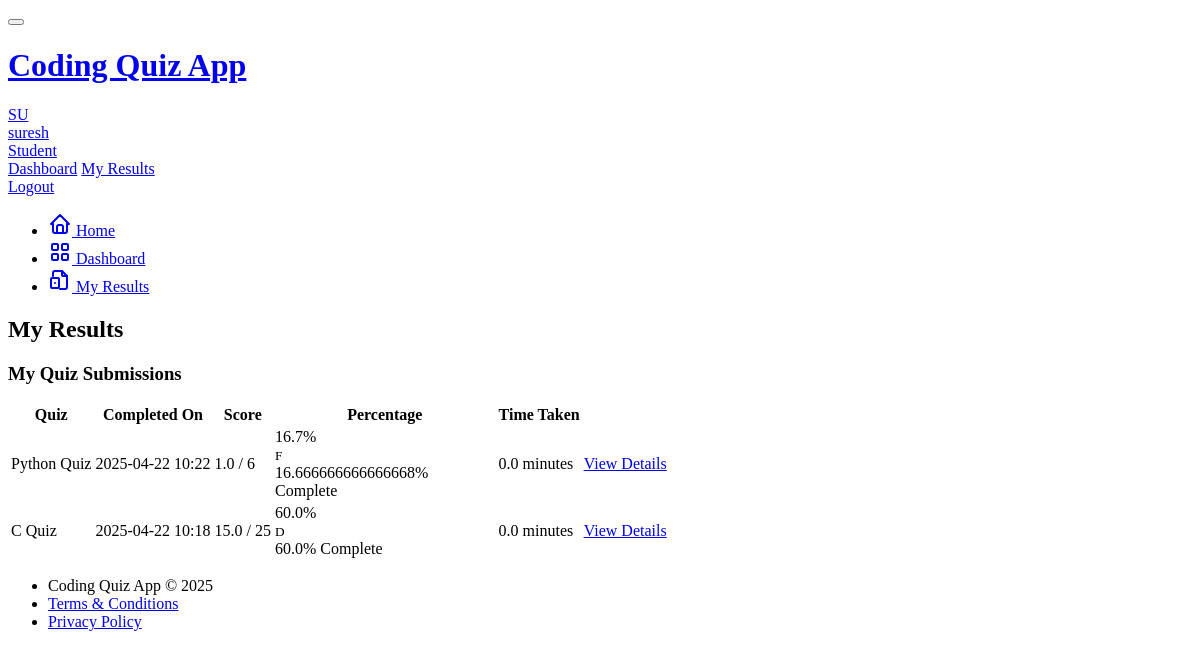
The app's page /student/results (signed in) with its own data.
### models.py (models this page shows, shortened)
class User(UserMixin, db.Model):
    id = db.Column(db.Integer, primary_key=True)
    username = db.Column(db.String(64), unique=True, index=True)
    email = db.Column(db.String(120), unique=True, index=True)
    password_hash = db.Column(db.String(128))
    is_admin = db.Column(db.Boolean, default=False)
    created_at = db.Column(db.DateTime, default=datetime.utcnow)
    quizzes = db.relationship('Quiz', backref='author', lazy='dynamic')
    submissions = db.relationship('Submission', backref='student', lazy='dynamic')

class Submission(db.Model):
    id = db.Column(db.Integer, primary_key=True)
    user_id = db.Column(db.Integer, db.ForeignKey('user.id'))
    quiz_id = db.Column(db.Integer, db.ForeignKey('quiz.id'))
    started_at = db.Column(db.DateTime, default=datetime.utcnow)
    completed_at = db.Column(db.DateTime)
    is_completed = db.Column(db.Boolean, default=False)
    score = db.Column(db.Float)
    total_points = db.Column(db.Integer)
    question_submissions = db.relationship('QuestionSubmission', backref='submission', lazy='dynamic', cascade='all, delete-orphan')

class Quiz(db.Model):
    id = db.Column(db.Integer, primary_key=True)
    title = db.Column(db.String(100), nullable=False)
    description = db.Column(db.Text)
    is_active = db.Column(db.Boolean, default=True)
    time_limit = db.Column(db.Integer, default=30)  # minutes
    created_at = db.Column(db.DateTime, default=datetime.utcnow)
    updated_at = db.Column(db.DateTime, default=datetime.utcnow, onupdate=datetime.utcnow)
    author_id = db.Column(db.Integer, db.ForeignKey('user.id'))
    questions = db.relationship('Question', backref='quiz', lazy='dynamic', cascade='all, delete-orphan')
    submissions = db.relationship('Submission', backref='quiz', lazy='dynamic')

### app/routes/student.py (the view)
@student_bp.route('/results')
@login_required
def results():
    submissions = Submission.query.filter_by(
        user_id=current_user.id,
        is_completed=True
    ).order_by(Submission.completed_at.desc()).all()
    return render_template('student/results.html',
                          submissions=submissions,
                          title='My Results')

### app/templates/student/results.html (shortened to what this page needs)
{% extends "base.html" %}
{% block page_title %}
My Results
{% endblock %}
{% block content %}
<div class="card">
    <div class="card-header">
        <h3 class="card-title">My Quiz Submissions</h3>
    </div>
    <div class="card-body">
        {% if submissions %}
        <div class="table-responsive">
            <table class="table table-vcenter card-table">
                <thead>
                    <tr>
                        <th>Quiz</th>
                        <th>Completed On</th>
                        <th>Score</th>
                        <th>Percentage</th>
                        <th>Time Taken</th>
                        <th class="w-1"></th>
                    </tr>
                </thead>
                <tbody>
                    {% for submission in submissions %}
                    <tr>
                        <td>{{ submission.quiz.title }}</td>
                        <td>{{ submission.completed_at.strftime('%Y-%m-%d %H:%M') }}</td>
                        <td>{{ "%.1f"|format(submission.score) }} / {{ submission.total_points }}</td>
                        <td>
                            {% set percentage = 100 * submission.score / submission.total_points if submission.total_points else 0 %}
                            <div class="clearfix">
                                <div class="float-start mt-1">
                                    {{ "%.1f"|format(percentage) }}%
                                </div>
                                <div class="float-end">
                                    <small class="text-muted">
                                        {% if percentage >= 90 %}A
                                        {% elif percentage >= 80 %}B
                                        {% elif percentage >= 70 %}C
                                        {% elif percentage >= 60 %}D
                                        {% else %}F{% endif %}
                                    </small>
                                </div>
                            </div>
                            <div class="progress progress-sm">
                                <div class="progress-bar" style="width: {{ percentage }}%" role="progressbar"
                                     aria-valuenow="{{ percentage }}" aria-valuemin="0" aria-valuemax="100"
                                     aria-label="{{ percentage }}% Complete">
                                    <span class="visually-hidden">{{ percentage }}% Complete</span>
                                </div>
                            </div>
                        </td>
                        <td>
                            {% set duration = (submission.completed_at - submission.started_at).total_seconds() // 60 %}
                            {{ duration }} minutes
                        </td>
                        <td>
                            <a href="{{ url_for('student.view_submission', submission_id=submission.id) }}" class="btn btn-outline-primary btn-sm">
                                View Details
                            </a>
                        </td>
                    </tr>
                    {% endfor %}
                </tbody>
            </table>
        </div>
        {% endif %}
    </div>
</div>
{% endblock %}

### app/templates/base.html (shortened to what this page needs)
<!DOCTYPE html>
<html lang="en">
<head>
    <link rel="stylesheet" href="https://cdn.jsdelivr.net/npm/@tabler/core@1.0.0-beta17/dist/css/tabler.min.css">
    <link rel="stylesheet" href="https://cdn.jsdelivr.net/npm/@tabler/core@1.0.0-beta17/dist/css/tabler-flags.min.css">
    <link rel="stylesheet" href="https://cdn.jsdelivr.net/npm/@tabler/core@1.0.0-beta17/dist/css/tabler-payments.min.css">
    <link rel="stylesheet" href="https://cdn.jsdelivr.net/npm/@tabler/core@1.0.0-beta17/dist/css/tabler-vendors.min.css">
    <link rel="stylesheet" href="https://cdnjs.cloudflare.com/ajax/libs/codemirror/5.65.2/codemirror.min.css">
    <link rel="stylesheet" href="https://cdnjs.cloudflare.com/ajax/libs/codemirror/5.65.2/theme/dracula.min.css">
    <link rel="stylesheet" href="{{ url_for('static', filename='css/custom.css') }}">
</head>
<body class="antialiased d-flex flex-column min-vh-100">
    <div class="page">
        <header class="navbar navbar-expand-md navbar-light d-print-none">
            <div class="container-xl">
                <button class="navbar-toggler" type="button" data-bs-toggle="collapse" data-bs-target="#navbar-menu">
                </button>
                <h1 class="navbar-brand navbar-brand-autodark d-none-navbar-horizontal pe-0 pe-md-3">
                    <a href="{{ url_for('main.index') }}">
                        Coding Quiz App
                    </a>
                </h1>
                <div class="navbar-nav flex-row order-md-last">
                    <div class="nav-item dropdown">
                        {% if current_user.is_authenticated %}
                        <a href="#" class="nav-link d-flex lh-1 text-reset p-0" data-bs-toggle="dropdown" aria-label="Open user menu">
                            <span class="avatar avatar-sm bg-primary">
                                {{ current_user.username[:2].upper() }}
                            </span>
                            <div class="d-none d-xl-block ps-2">
                                <div>{{ current_user.username }}</div>
                                <div class="mt-1 small text-muted">
                                    {% if current_user.is_admin %}Administrator{% else %}Student{% endif %}
                                </div>
                            </div>
                        </a>
                        <div class="dropdown-menu dropdown-menu-end dropdown-menu-arrow">
                            {% if current_user.is_admin %}
                            <a href="{{ url_for('admin.dashboard') }}" class="dropdown-item">Dashboard</a>
                            <a href="{{ url_for('admin.quizzes') }}" class="dropdown-item">Manage Quizzes</a>
                            <a href="{{ url_for('admin.results') }}" class="dropdown-item">View Results</a>
                            {% else %}
                            <a href="{{ url_for('student.dashboard') }}" class="dropdown-item">Dashboard</a>
                            <a href="{{ url_for('student.results') }}" class="dropdown-item">My Results</a>
                            {% endif %}
                            <a href="{{ url_for('auth.logout') }}" class="dropdown-item">Logout</a>
                        </div>
                        {% endif %}
                    </div>
                </div>
            </div>
        </header>
        <div class="navbar-expand-md">
            <div class="collapse navbar-collapse" id="navbar-menu">
                <div class="navbar navbar-light">
                    <div class="container-xl">
                        <ul class="navbar-nav">
                            <li class="nav-item {% if request.endpoint == 'main.index' %}active{% endif %}">
                                <a class="nav-link" href="{{ url_for('main.index') }}">
                                    <span class="nav-link-icon d-md-none d-lg-inline-block">
                                    </span>
                                    <span class="nav-link-title">Home</span>
                                </a>
                            </li>
                            {% if current_user.is_authenticated %}
                                {% if current_user.is_admin %}
                                <li class="nav-item {% if request.endpoint == 'admin.dashboard' %}active{% endif %}">
                                    <a class="nav-link" href="{{ url_for('admin.dashboard') }}">
                                        <span class="nav-link-icon d-md-none d-lg-inline-block">
                                            <svg xmlns="http://www.w3.org/2000/svg" class="icon" width="24" height="24" viewBox="0 0 24 24" stroke-width="2" stroke="currentColor" fill="none" stroke-linecap="round" stroke-linejoin="round">
                                                <path stroke="none" d="M0 0h24v24H0z" fill="none"/>
                                                <rect x="4" y="4" width="6" height="6" rx="1" />
                                                <rect x="14" y="4" width="6" height="6" rx="1" />
                                                <rect x="4" y="14" width="6" height="6" rx="1" />
                                                <rect x="14" y="14" width="6" height="6" rx="1" />
                                            </svg>
                                        </span>
                                        <span class="nav-link-title">Dashboard</span>
                                    </a>
                                </li>
                                <li class="nav-item {% if request.endpoint == 'admin.quizzes' %}active{% endif %}">
                                    <a class="nav-link" href="{{ url_for('admin.quizzes') }}">
                                        <span class="nav-link-icon d-md-none d-lg-inline-block">
                                            <svg xmlns="http://www.w3.org/2000/svg" class="icon" width="24" height="24" viewBox="0 0 24 24" stroke-width="2" stroke="currentColor" fill="none" stroke-linecap="round" stroke-linejoin="round">
                                                <path stroke="none" d="M0 0h24v24H0z" fill="none"/>
                                                <path d="M14 3v4a1 1 0 0 0 1 1h4" />
                                                <path d="M17 21h-10a2 2 0 0 1 -2 -2v-14a2 2 0 0 1 2 -2h7l5 5v11a2 2 0 0 1 -2 2z" />
                                                <line x1="9" y1="9" x2="10" y2="9" />
                                                <line x1="9" y1="13" x2="15" y2="13" />
                                                <line x1="9" y1="17" x2="15" y2="17" />
                                            </svg>
                                        </span>
                                        <span class="nav-link-title">Quizzes</span>
                                    </a>
                                </li>
                                <li class="nav-item {% if request.endpoint == 'admin.results' %}active{% endif %}">
                                    <a class="nav-link" href="{{ url_for('admin.results') }}">
                                        <span class="nav-link-icon d-md-none d-lg-inline-block">
                                            <svg xmlns="http://www.w3.org/2000/svg" class="icon" width="24" height="24" viewBox="0 0 24 24" stroke-width="2" stroke="currentColor" fill="none" stroke-linecap="round" stroke-linejoin="round">
                                                <path stroke="none" d="M0 0h24v24H0z" fill="none"/>
                                                <path d="M14 3v4a1 1 0 0 0 1 1h4" />
                                                <path d="M5 8v-3a2 2 0 0 1 2 -2h7l5 5v11a2 2 0 0 1 -2 2h-5" />
                                                <rect x="3" y="10" width="8" height="10" rx="1" />
                                                <path d="M7 15h.01" />
                                            </svg>
                                        </span>
                                        <span class="nav-link-title">Results</span>
                                    </a>
                                </li>
                                {% else %}
                                <li class="nav-item {% if request.endpoint == 'student.dashboard' %}active{% endif %}">
                                    <a class="nav-link" href="{{ url_for('student.dashboard') }}">
                                        <span class="nav-link-icon d-md-none d-lg-inline-block">
                                        </span>
                                        <span class="nav-link-title">Dashboard</span>
                                    </a>
                                </li>
                                <li class="nav-item {% if request.endpoint == 'student.results' %}active{% endif %}">
                                    <a class="nav-link" href="{{ url_for('student.results') }}">
                                        <span class="nav-link-icon d-md-none d-lg-inline-block">
                                        </span>
                                        <span class="nav-link-title">My Results</span>
                                    </a>
                                </li>
                                {% endif %}
                            {% endif %}
                        </ul>
                    </div>
                </div>
            </div>
        </div>
        <div class="page-wrapper">
            <div class="container-xl">
                <div class="page-header d-print-none">
                    <div class="row align-items-center">
                        <div class="col">
                            <h2 class="page-title">
                                {% block page_title %}{{ title }}{% endblock %}
                            </h2>
                        </div>
                    </div>
                </div>
            </div>
            <div class="page-body">
                <div class="container-xl">
                    {% block content %}{% endblock %}
                </div>
            </div>
            <footer class="footer footer-transparent d-print-none mt-auto">
                <div class="container-xl">
                    <div class="row text-center align-items-center flex-row-reverse">
                        <div class="col-12 col-lg-auto mt-3 mt-lg-0">
                            <ul class="list-inline list-inline-dots mb-0">
                                <li class="list-inline-item">
                                    Coding Quiz App &copy; 2025
                                </li>
                                <li class="list-inline-item">
                                    <a href="#" class="link-secondary">Terms & Conditions</a>
                                </li>
                                <li class="list-inline-item">
                                    <a href="#" class="link-secondary">Privacy Policy</a>
                                </li>
                            </ul>
                        </div>
                    </div>
                </div>
            </footer>
        </div>
    </div>
</body>
</html>

### records on screen
User: username "SU", username "suresh"
Submission: quiz "Python Quiz", completed_at "2025-04-22 10:22", score "1.0", total_points "6", percentage "16.7", shows "F", percentage "16.666666666666668", duration "0.0"
Submission: quiz "C Quiz", completed_at "2025-04-22 10:18", score "15.0", total_points "25", percentage "60.0", shows "D", duration "0.0"
